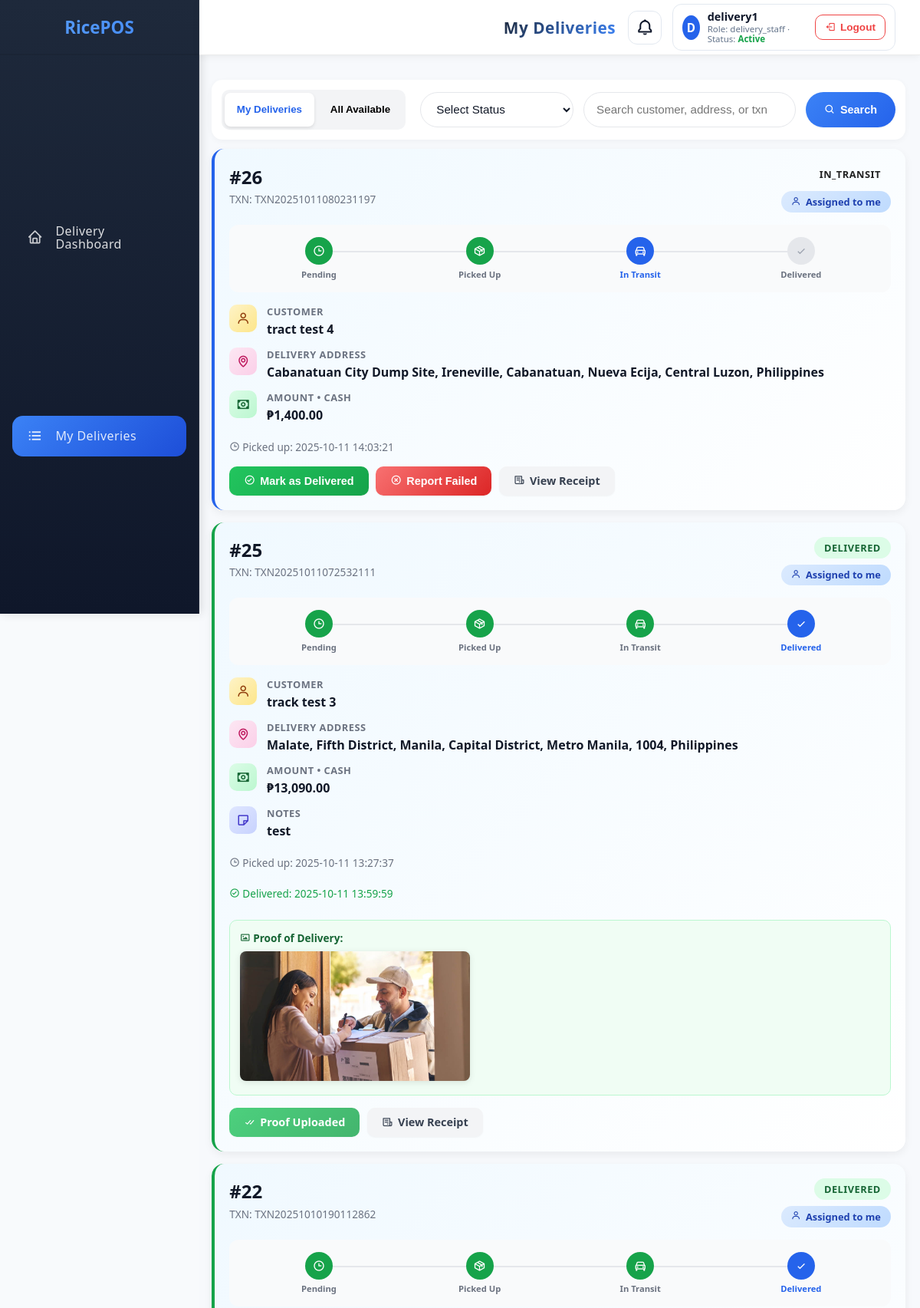
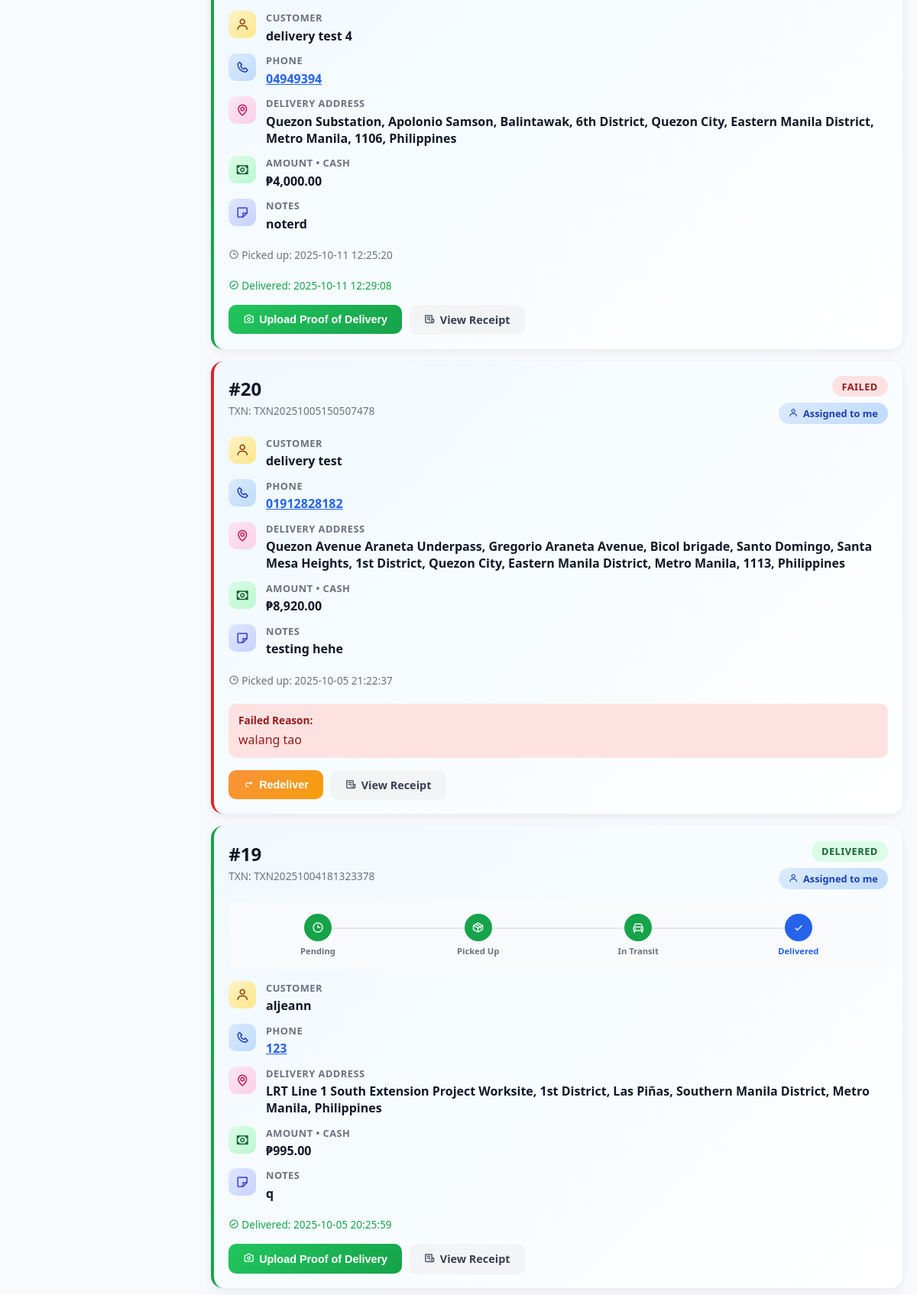
Screenshot of /public/delivery_staff.php (signed in, upper part) with the database file from the repository (2 pictures, top to bottom).
### tables this page shows
CREATE TABLE `delivery_orders` (
  `id` int NOT NULL,
  `sale_id` int NOT NULL,
  `customer_name` varchar(120) NOT NULL,
  `customer_phone` varchar(40) DEFAULT NULL,
  `customer_address` text NOT NULL,
  `notes` varchar(255) DEFAULT NULL,
  `status` enum('pending','picked_up','in_transit','delivered','failed','cancelled') NOT NULL DEFAULT 'pending',
  `created_at` datetime NOT NULL DEFAULT CURRENT_TIMESTAMP,
  `updated_at` datetime DEFAULT NULL,
  `customer_lat` decimal(10,7) DEFAULT NULL,
  `customer_lng` decimal(10,7) DEFAULT NULL,
  `route_json` mediumtext,
  `customer_email` varchar(190) DEFAULT NULL,
  `assigned_to` int DEFAULT NULL,
  `proof_image` varchar(255) DEFAULT NULL,
  `delivered_at` datetime DEFAULT NULL,
  `failed_reason` varchar(255) DEFAULT NULL,
  `picked_up_at` datetime DEFAULT NULL,
  `customer_rating` tinyint DEFAULT NULL COMMENT 'Customer rating 1-5 stars',
  `customer_feedback` text COMMENT 'Customer feedback comment',
  `feedback_submitted_at` datetime DEFAULT NULL COMMENT 'When feedback was submitted'
);

CREATE TABLE `sales` (
  `id` int NOT NULL,
  `transaction_id` varchar(30) NOT NULL,
  `user_id` int NOT NULL,
  `datetime` datetime NOT NULL DEFAULT CURRENT_TIMESTAMP,
  `total_amount` decimal(10,2) NOT NULL,
  `payment` decimal(10,2) NOT NULL,
  `change_due` decimal(10,2) NOT NULL,
  `buyer_name` varchar(120) DEFAULT NULL,
  `buyer_email` varchar(190) DEFAULT NULL
);

### public/delivery_staff.php (the view, shortened to what this page needs)
<?php
$pdo = Database::getInstance()->getConnection();
$uid = $_SESSION['user_id'] ?? 0;
try { $pdo->exec("ALTER TABLE delivery_orders ADD COLUMN picked_up_at DATETIME NULL"); } catch (Throwable $e) {  }
try { $pdo->exec("ALTER TABLE delivery_orders ADD COLUMN delivered_at DATETIME NULL"); } catch (Throwable $e) {  }
try { $pdo->exec("ALTER TABLE delivery_orders ADD COLUMN failed_reason VARCHAR(255) NULL"); } catch (Throwable $e) {  }
try { $pdo->exec("ALTER TABLE delivery_orders ADD COLUMN updated_at DATETIME NULL"); } catch (Throwable $e) {  }
try { $pdo->exec("ALTER TABLE delivery_orders ADD COLUMN proof_image VARCHAR(255) NULL"); } catch (Throwable $e) {  }
$view = isset($_GET['view']) ? (($_GET['view'] === 'mine') ? 'mine' : 'all') : 'mine';
$q = trim($_GET['q'] ?? '');
$where = [];
$params = [];
if ($view === 'mine') { $where[] = 'd.assigned_to = ?'; $params[] = $uid; }
$whereSql = $where ? ('WHERE '.implode(' AND ', $where)) : '';
$sql = "SELECT d.id, d.customer_name, d.customer_phone, d.customer_address, d.notes, d.assigned_to, d.status, d.created_at, d.updated_at, d.picked_up_at, d.delivered_at, d.failed_reason, d.proof_image, s.transaction_id, s.total_amount
                       FROM delivery_orders d
                       JOIN sales s ON s.id = d.sale_id
        $whereSql
        ORDER BY d.created_at DESC";
$stmt = $pdo->prepare($sql);
$stmt->execute($params);
$rows = $stmt->fetchAll();
?>
<!DOCTYPE html>
<html lang="en">
<head>
    <?php $cssVer = @filemtime(__DIR__ . '/assets/css/style.css') ?: time(); ?>
    <link rel="stylesheet" href="assets/css/style.css?v=<?php echo $cssVer; ?>">
    <link rel="stylesheet" href="assets/css/mobile-delivery.css">
    <link href='https://unpkg.com/boxicons@2.1.4/css/boxicons.min.css' rel='stylesheet'>
</head>
<body>
    <?php $activePage = 'delivery_staff.php'; $pageTitle = 'My Deliveries'; include __DIR__ . '/../includes/sidebar.php'; include __DIR__ . '/../includes/header.php'; ?>
    <main class="main-content">
        <div class="toolbar">
            <div class="view-toggle">
                <button class="<?php echo $view==='mine'?'active':''; ?>" onclick="changeView('mine')">My Deliveries</button>
                <button class="<?php echo $view==='all'?'active':''; ?>" onclick="changeView('all')">All Available</button>
            </div>
            <form method="get" style="display:contents; align-items:center;">
                <select name="status" aria-label="Filter by status" onchange="this.form.submit()">
                    <option value="">Select Status</option>
                </select>
                <input type="text" name="q" placeholder="Search customer, address, or txn" value="<?php echo htmlspecialchars($q); ?>">
                <button class="btn btn-primary" type="submit"><i class='bx bx-search'></i> Search</button>
            </form>
        </div>
        <div class="delivery-grid">
            <?php if (count($rows) > 0): ?>
                <?php foreach ($rows as $d):
                    $isMine = (int)($d['assigned_to'] ?? 0) === (int)$uid;
                    $statusClass = str_replace(['_', '-'], '', $d['status']);
                    $badgeClass = 'badge-' . $statusClass;
                    $steps = [
                        'pending' => 'Pending',
                        'picked_up' => 'Picked Up',
                        'in_transit' => 'In Transit',
                        'delivered' => 'Delivered'
                    ];
                    $currentStepIndex = array_search($d['status'], array_keys($steps));
                    if ($currentStepIndex === false) $currentStepIndex = -1;
                ?>
                <div class="delivery-card <?php echo $isMine?'mine':''; ?> <?php echo $statusClass; ?>">
                    <div class="card-header">
                        <div>
                            <div class="card-id">#<?php echo $d['id']; ?></div>
                            <div style="font-size:0.85rem; color:#6b7280; margin-top:0.2rem;">TXN: <?php echo htmlspecialchars($d['transaction_id']); ?></div>
                        </div>
                        <div style="display:flex; flex-direction:column; align-items:flex-end; gap:0.5rem;">
                            <span class="card-badge <?php echo $badgeClass; ?>"><?php echo htmlspecialchars($d['status']); ?></span>
                            <?php if ($isMine): ?>
                            <span class="me-badge"><i class='bx bx-user'></i> Assigned to me</span>
                            <?php endif; ?>
                        </div>
                    </div>
                    <?php if ($d['status'] !== 'failed'): ?>
                    <div class="workflow-timeline">
                        <?php foreach ($steps as $key => $label):
                            $stepIndex = array_search($key, array_keys($steps));
                            $isActive = ($stepIndex === $currentStepIndex);
                            $isCompleted = ($stepIndex < $currentStepIndex);
                            $icon = $key==='pending'?'bx-time':($key==='picked_up'?'bx-package':($key==='in_transit'?'bx-car':'bx-check'));
                        ?>
                        <div class="workflow-step <?php echo $isActive?'active':($isCompleted?'completed':''); ?>">
                            <div class="workflow-dot"><i class='bx <?php echo $icon; ?>'></i></div>
                            <div class="workflow-label"><?php echo htmlspecialchars($label); ?></div>
                        </div>
                        <?php endforeach; ?>
                    </div>
                    <?php endif; ?>
                    <div class="card-body">
                        <div class="info-row">
                            <div class="info-icon customer"><i class='bx bx-user'></i></div>
                            <div class="info-content">
                                <div class="info-label">Customer</div>
                                <div class="info-value"><?php echo htmlspecialchars($d['customer_name']); ?></div>
                            </div>
                        </div>
                        <?php if ($d['customer_phone']): ?>
                        <div class="info-row">
                            <div class="info-icon phone"><i class='bx bx-phone'></i></div>
                            <div class="info-content">
                                <div class="info-label">Phone</div>
                                <div class="info-value"><a href="tel:<?php echo htmlspecialchars($d['customer_phone']); ?>" style="color:var(--brand);"><?php echo htmlspecialchars($d['customer_phone']); ?></a></div>
                            </div>
                        </div>
                        <?php endif; ?>
                        <div class="info-row">
                            <div class="info-icon location"><i class='bx bx-map'></i></div>
                            <div class="info-content">
                                <div class="info-label">Delivery Address</div>
                                <div class="info-value"><?php echo htmlspecialchars($d['customer_address']); ?></div>
                            </div>
                        </div>
                        <div class="info-row">
                            <div class="info-icon money"><i class='bx bx-money'></i></div>
                            <div class="info-content">
                                <div class="info-label">Amount • <?php echo htmlspecialchars($d['payment_method']??'Cash'); ?></div>
                                <div class="info-value">₱<?php echo number_format((float)$d['total_amount'], 2); ?></div>
                            </div>
                        </div>
                        <?php if ($d['notes']): ?>
                        <div class="info-row">
                            <div class="info-icon" style="background:linear-gradient(135deg,#e0e7ff,#c7d2fe); color:#4338ca;"><i class='bx bx-note'></i></div>
                            <div class="info-content">
                                <div class="info-label">Notes</div>
                                <div class="info-value"><?php echo htmlspecialchars($d['notes']); ?></div>
                            </div>
                        </div>
                        <?php endif; ?>
                        <?php if ($d['picked_up_at']): ?>
                        <div style="font-size:0.85rem; color:#6b7280; margin-top:0.5rem;">
                            <i class='bx bx-time'></i> Picked up: <?php echo htmlspecialchars($d['picked_up_at']); ?>
                        </div>
                        <?php endif; ?>
                        <?php if ($d['delivered_at']): ?>
                        <div style="font-size:0.85rem; color:#16a34a; margin-top:0.5rem;">
                            <i class='bx bx-check-circle'></i> Delivered: <?php echo htmlspecialchars($d['delivered_at']); ?>
                        </div>
                        <?php endif; ?>
                        <?php if ($d['proof_image']): ?>
                        <div style="margin-top:0.8rem; padding:0.8rem; background:#f0fdf4; border-radius:10px; border:1px solid #bbf7d0;">
                            <div style="font-size:0.85rem; color:#166534; font-weight:600; margin-bottom:0.5rem;">
                                <i class='bx bx-image'></i> Proof of Delivery:
                            </div>
                            <a href="uploads/proof_of_delivery/<?php echo htmlspecialchars($d['proof_image']); ?>" target="_blank">
                                <img src="uploads/proof_of_delivery/<?php echo htmlspecialchars($d['proof_image']); ?>"
                                     alt="Proof of Delivery"
                                     style="width:100%; max-width:300px; border-radius:8px; box-shadow:0 2px 8px rgba(0,0,0,0.1); cursor:pointer;">
                            </a>
                        </div>
                        <?php endif; ?>
                        <?php if ($d['status'] === 'failed' && $d['failed_reason']): ?>
                        <div style="padding:0.8rem; background:#fee2e2; border-radius:10px; margin-top:0.5rem;">
                            <div style="font-size:0.85rem; color:#991b1b; font-weight:600;">Failed Reason:</div>
                            <div style="color:#991b1b; margin-top:0.3rem;"><?php echo htmlspecialchars($d['failed_reason']); ?></div>
                        </div>
                        <?php endif; ?>
                    </div>
                    <div class="card-actions">
                        <?php if (!$isMine && !$d['assigned_to']): ?>
                            <button class="btn btn-primary" onclick="claimDelivery(<?php echo $d['id']; ?>)">
                                <i class='bx bx-hand'></i> Claim This Delivery
                            </button>
                        <?php elseif ($isMine): ?>
                            <?php if ($d['status'] === 'pending'): ?>
                                <button class="btn btn-warning" onclick="updateStatus(<?php echo $d['id']; ?>, 'picked_up', 'Pick Up')">
                                    <i class='bx bx-package'></i> Mark as Picked Up
                                </button>
                            <?php elseif ($d['status'] === 'picked_up'): ?>
                                <button class="btn btn-primary" onclick="updateStatus(<?php echo $d['id']; ?>, 'in_transit', 'In Transit')">
                                    <i class='bx bx-car'></i> Start Delivery
                                </button>
                            <?php elseif ($d['status'] === 'in_transit'): ?>
                                <button class="btn btn-success" onclick="updateStatus(<?php echo $d['id']; ?>, 'delivered', 'Delivered')">
                                    <i class='bx bx-check-circle'></i> Mark as Delivered
                                </button>
                                <button class="btn btn-danger" onclick="markAsFailed(<?php echo $d['id']; ?>)">
                                    <i class='bx bx-x-circle'></i> Report Failed
                                </button>
                            <?php elseif ($d['status'] === 'delivered'): ?>
                                <?php if (!$d['proof_image']): ?>
                                    <button class="btn btn-success" onclick="uploadProof(<?php echo $d['id']; ?>)">
                                        <i class='bx bx-camera'></i> Upload Proof of Delivery
                                    </button>
                                <?php else: ?>
                                    <a href="uploads/proof_of_delivery/<?php echo htmlspecialchars($d['proof_image']); ?>" target="_blank" class="btn btn-success" style="opacity:0.8;">
                                        <i class='bx bx-check-double'></i> Proof Uploaded
                                    </a>
                                <?php endif; ?>
                            <?php elseif ($d['status'] === 'failed'): ?>
                                <button class="btn btn-warning" onclick="redeliverOrder(<?php echo $d['id']; ?>)">
                                    <i class='bx bx-redo'></i> Redeliver
                                </button>
                            <?php endif; ?>
                        <?php endif; ?>
                        <a href="receipt.php?txn=<?php echo urlencode($d['transaction_id']); ?>" target="_blank" class="btn btn-secondary">
                            <i class='bx bx-receipt'></i> View Receipt
                        </a>
                    </div>
            </div>
            <?php endforeach; ?>
            <?php endif; ?>
        </div>
    </main>
</body>
</html>

### rows the page displays
delivery_orders: id "26", sale.transaction_id "TXN20251011080231197", status "IN_TRANSIT", assigned_to "Assigned to me", label "Pending", label "Picked Up", label "In Transit", label "Delivered", customer_name "tract test 4", customer_address "Cabanatuan City Dump Site, Ireneville, Cabanatuan, Nueva Ecija, Central Luzon, Philippines", payment_method "CASH", sale.total_amount "1,400.00", picked_up_at "2025-10-11 14:03:21"
delivery_orders: id "25", sale.transaction_id "TXN20251011072532111", status "DELIVERED", assigned_to "Assigned to me", label "Pending", label "Picked Up", label "In Transit", label "Delivered", customer_name "track test 3", customer_address "Malate, Fifth District, Manila, Capital District, Metro Manila, 1004, Philippines", payment_method "CASH", sale.total_amount "13,090.00", notes "test", picked_up_at "2025-10-11 13:27:37", delivered_at "2025-10-11 13:59:59", proof_image (picture)
delivery_orders: id "22", sale.transaction_id "TXN20251010190112862", status "DELIVERED", assigned_to "Assigned to me", label "Pending", label "Picked Up", label "In Transit", label "Delivered", customer_name "delivery test 4", customer_phone "04949394", customer_address "Quezon Substation, Apolonio Samson, Balintawak, 6th District, Quezon City, Eastern Manila District, Metro Manila, 1106, Philippines", payment_method "CASH", sale.total_amount "4,000.00", notes "noterd", picked_up_at "2025-10-11 12:25:20", delivered_at "2025-10-11 12:29:08"
delivery_orders: id "20", sale.transaction_id "TXN20251005150507478", status "FAILED", assigned_to "Assigned to me", customer_name "delivery test", customer_phone "01912828182", customer_address "Quezon Avenue Araneta Underpass, Gregorio Araneta Avenue, Bicol brigade, Santo Domingo, Santa Mesa Heights, 1st District, Quezon City, Eastern Manila District, Metro Manila, 1113, Philippines", payment_method "CASH", sale.total_amount "8,920.00", notes "testing hehe", picked_up_at "2025-10-05 21:22:37", failed_reason "walang tao"
delivery_orders: id "19", sale.transaction_id "TXN20251004181323378", status "DELIVERED", assigned_to "Assigned to me", label "Pending", label "Picked Up", label "In Transit", label "Delivered", customer_name "aljeann", customer_phone "123", customer_address "LRT Line 1 South Extension Project Worksite, 1st District, Las Piñas, Southern Manila District, Metro Manila, Philippines", payment_method "CASH", sale.total_amount "995.00", notes "q", delivered_at "2025-10-05 20:25:59"

### other values shown
$computedTitle "My Deliveries"
$initials "D"
$u "delivery1"
$r "delivery_staff"
